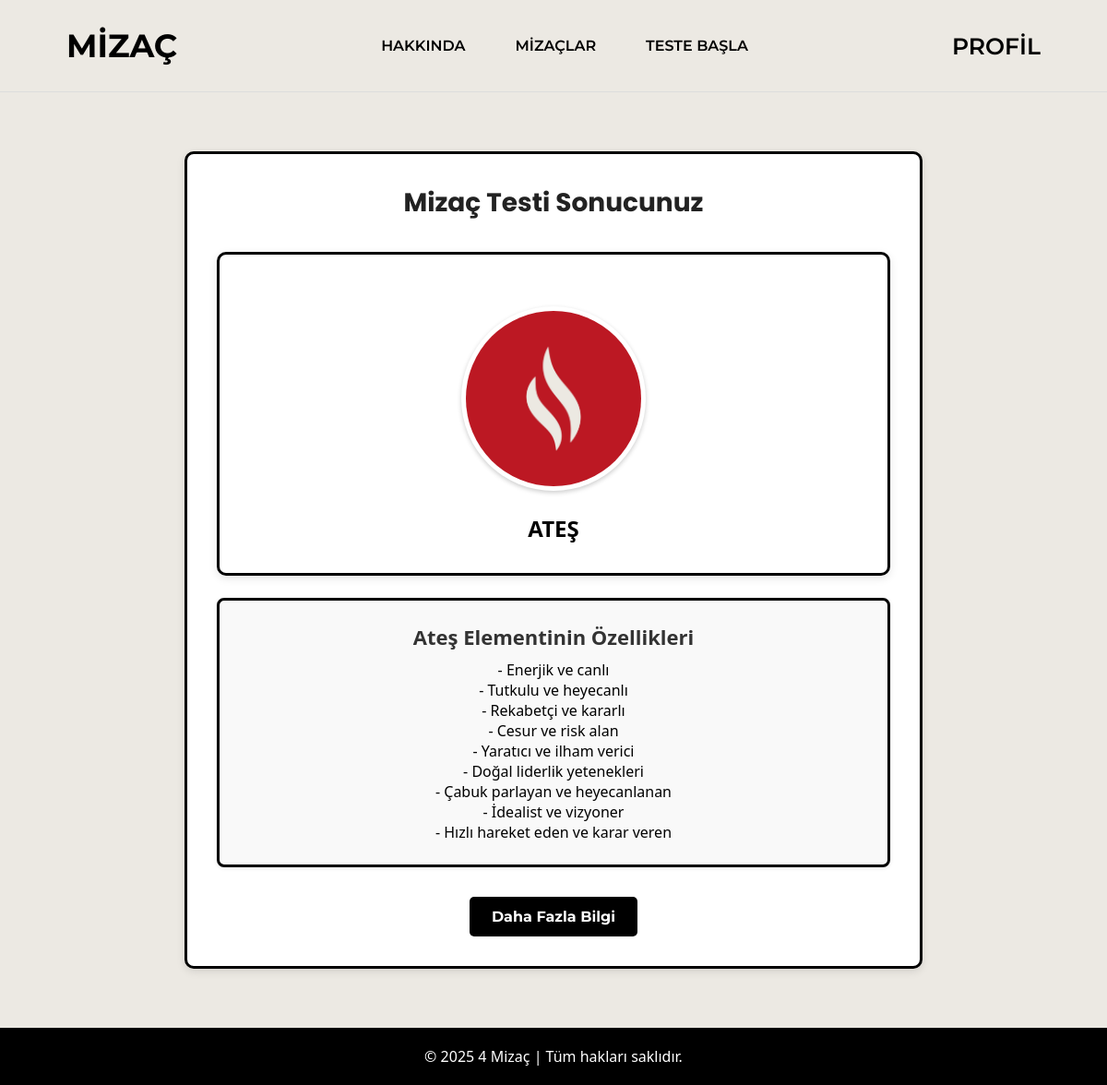
Screenshot of /testing_algorithm/results/13/ (signed in) with the database file from the repository.
### testing_algorithm/models.py (models this page shows, shortened)
class ElementType(models.Model):
    name = models.CharField(max_length=50)
    description = models.TextField()
    characteristics = models.TextField()
    recommendations = models.TextField()

### testing_algorithm/views.py (the view)
# urls.py: path('results/<int:result_id>/', views.test_result, name='test_result'),
@login_required
def test_result(request, result_id):
    result = get_object_or_404(TestResult, id=result_id, user=request.user)
    total_score = result.fire_score + result.air_score + result.water_score + result.earth_score
    element_scores = {
        'Ateş': int((result.fire_score / total_score) * 100) if total_score > 0 else 0,
        'Hava': int((result.air_score / total_score) * 100) if total_score > 0 else 0,
        'Su': int((result.water_score / total_score) * 100) if total_score > 0 else 0,
        'Toprak': int((result.earth_score / total_score) * 100) if total_score > 0 else 0
    }
    context = {
        'result': result,
        'element_scores': element_scores,
        'dominant_element': result.dominant_element,
    }
    return render(request, 'test_result.html', context)

### testing_algorithm/templates/test_result.html
{% extends 'base.html' %}
{% load static %}
{% block content %}
<div class="result-container">
    <h1 class="result-title">Mizaç Testi Sonucunuz</h1>
    <div class="dominant-element-card {{ dominant_element.name|lower }}">
        {% if dominant_element.name == "Ateş" %}
            <img src="{% static 'images/fire.jpg' %}" alt="Ateş" class="element-image">
        {% elif dominant_element.name == "Hava" %}
            <img src="{% static 'images/air.jpg' %}" alt="Hava" class="element-image">
        {% elif dominant_element.name == "Su" %}
            <img src="{% static 'images/water.jpg' %}" alt="Su" class="element-image">
        {% elif dominant_element.name == "Toprak" %}
            <img src="{% static 'images/earth.jpg' %}" alt="Toprak" class="element-image">
        {% else %}
            <p class="no-image-text">Görsel bulunamadı.</p>
        {% endif %}
        <h2 class="element-title"> {{ dominant_element.name }}</h2>
    </div>
    <div class="element-details">
        <h3>{{ dominant_element.name }} Elementinin Özellikleri</h3>
        <p class="element-description">{{ dominant_element.characteristics|linebreaks }}</p>
    </div>
    <div class="button-container">
        <a href="{% url 'element_detail' dominant_element.id %}" class="btn btn-primary">Daha Fazla Bilgi</a>
    </div>
</div>
{% endblock %}

### testing_algorithm/static/css/styles-7.css (style rules this page uses)
:root { --fire-color: #ff5722; --air-color: #03a9f4; --water-color: #3f51b5; --earth-color: #795548; --primary-color: #4CAF50; --secondary-color: #2196F3; --text-color: #333; --light-bg: #ece9e3; }
* { margin: 0; padding: 0; box-sizing: border-box; }
body { font-family: 'Segoe UI', Tahoma, Geneva, Verdana, sans-serif; background-color: #ece9e3; max-width: 100vw; overflow-x: hidden; display: flex; flex-direction: column; min-height: 100vh; }
.element-title { font-size: 24px; font-weight: bold; text-transform: uppercase; color: black !important; }
.result-container, .element-details, .dominant-element-card { background-color: white; border-radius: 10px; box-shadow: 0 3px 10px rgba(0, 0, 0, 0.1); padding: 2rem; margin: 2rem auto; max-width: 800px; text-align: center; border: 3px solid black; }
.btn { display: inline-block; padding: 0.75rem 1.5rem; border-radius: 5px; cursor: pointer; font-weight: bold; text-decoration: none; transition: background-color 0.3s, transform 0.2s; border: none; font-family: 'Montserrat', sans-serif; text-align: center; }
.btn-primary { background-color: black; color: white; }
.result-container { background-color: white; border-radius: 10px; box-shadow: 0 3px 10px rgba(0, 0, 0, 0.1); padding: 2rem; margin: 2rem auto; max-width: 800px; text-align: center; }
.result-title { font-family: 'Poppins', sans-serif; color: #222; font-size: 28px; margin-bottom: 1.5rem; }
.dominant-element-card { padding: 2rem; border-radius: 10px; color: white; margin-bottom: 1.5rem; }
.element-title { font-size: 24px; font-weight: bold; text-transform: uppercase; }
.element-image { max-width: 200px; border-radius: 50%; display: block; margin: 1.5rem auto; padding: 5px; box-shadow: 0px 2px 5px rgba(0, 0, 0, 0.2); }
.element-details { background-color: #f9f9f9; padding: 1.5rem; border-radius: 8px; margin: 1.5rem 0; box-shadow: 0 1px 4px rgba(0, 0, 0, 0.1); }
.element-details h3 { font-size: 22px; color: #333; margin-bottom: 10px; }
.element-description { font-size: 18px; color: #555; line-height: 1.6; }
.button-container { margin-top: 2rem; }
.btn-primary { display: inline-block; padding: 0.75rem 1.5rem; border-radius: 5px; background-color: black; color: white; font-weight: bold; text-decoration: none; transition: background-color 0.3s, transform 0.2s; }

### rows the page displays
ElementType: name "ATEŞ", name "Ateş", characteristics "- Enerjik ve canlı - Tutkulu ve heyecanlı - Rekabetçi ve kararlı - Cesur ve risk alan - Yaratıcı ve ilham verici - Doğal liderlik yetenekleri - Çabuk parlayan ve heyecanlanan - İdealist ve vizyoner - Hızlı hareket eden ve karar veren"
